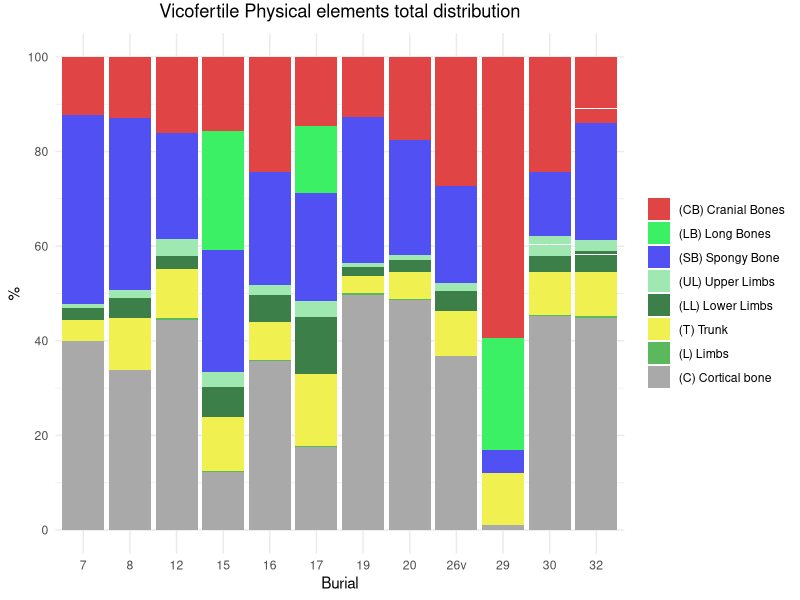
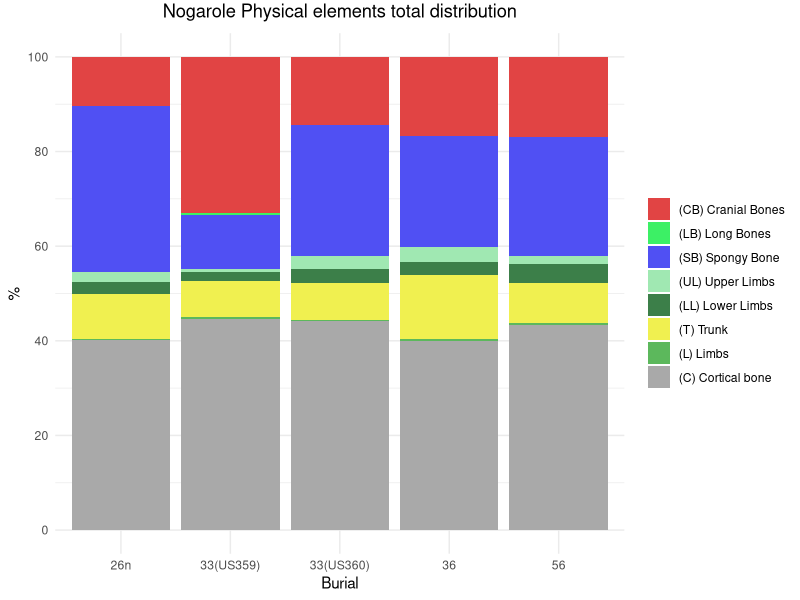
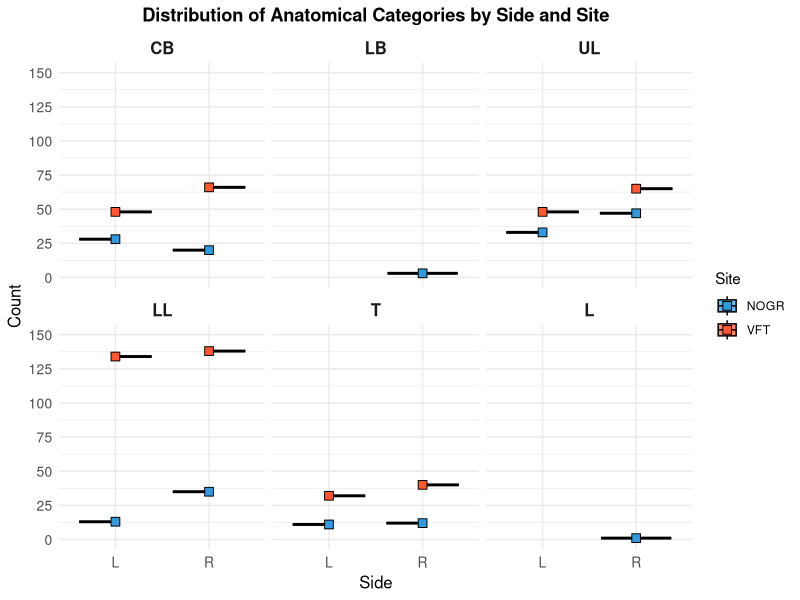
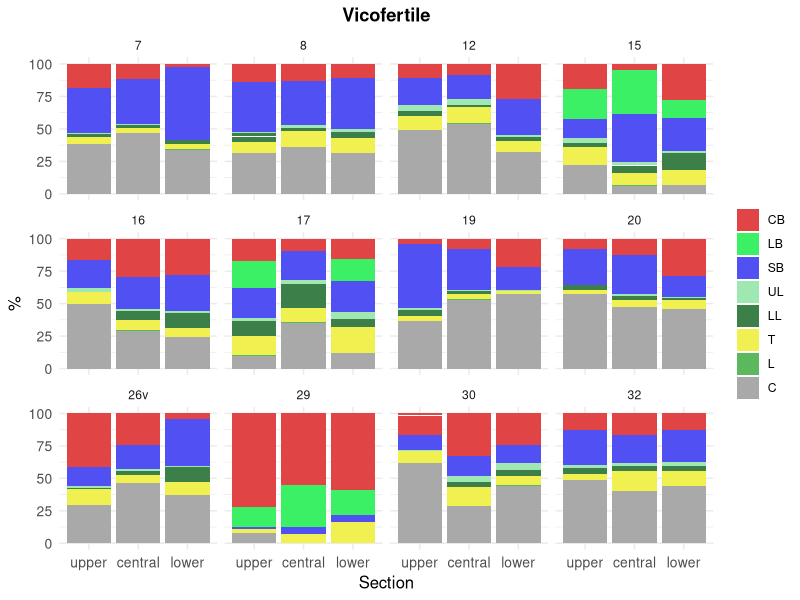
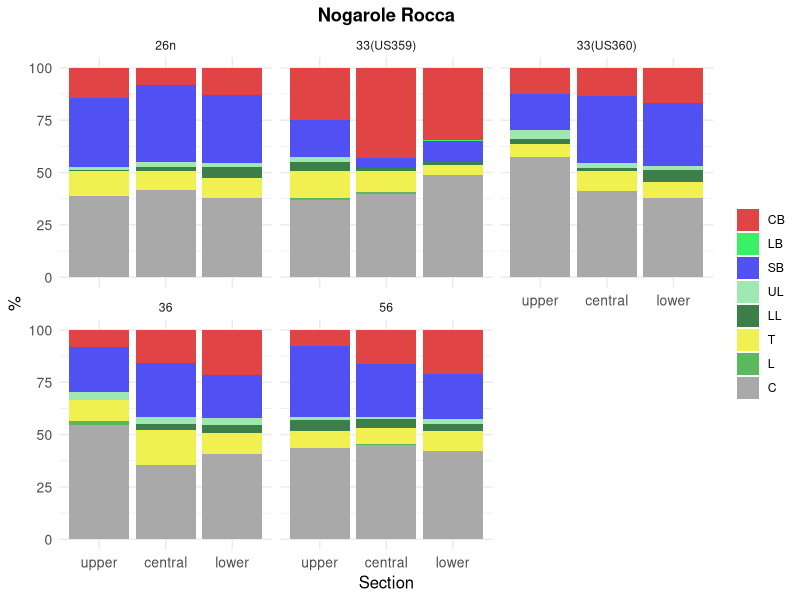
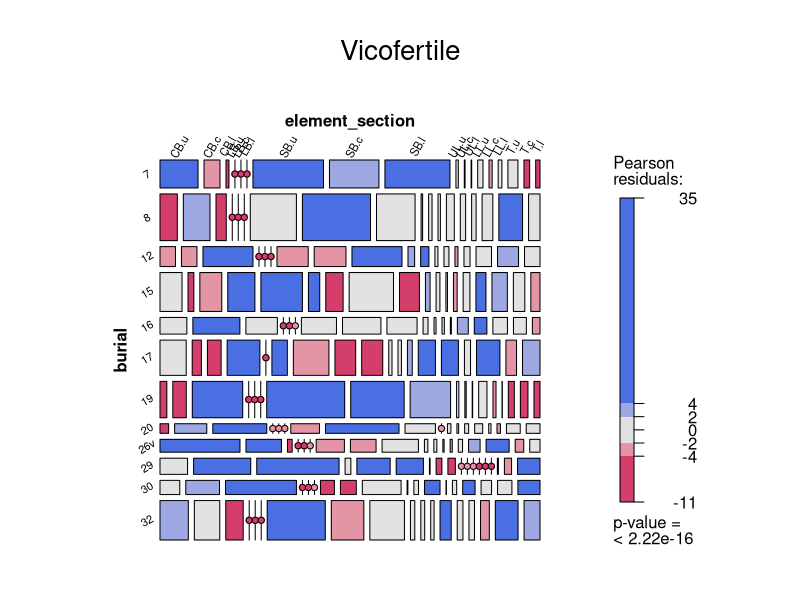
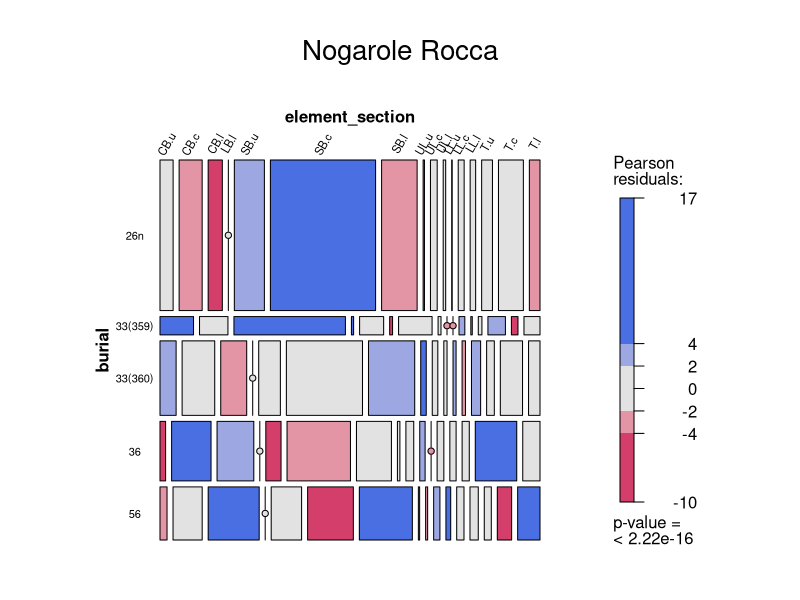
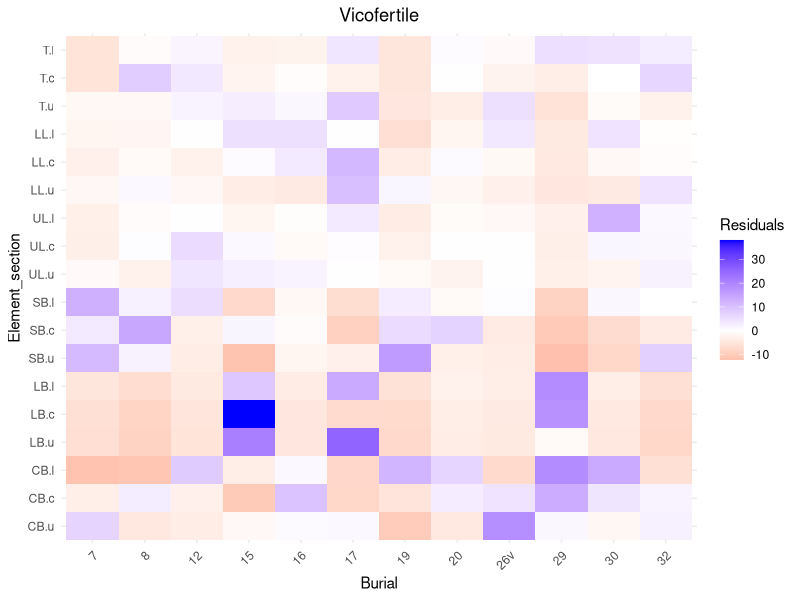

Here is the R script that generated these plots, in order:
#1. Load libraries and data ----
library(vcd)
library(tidyverse)
library(ggplot2)
library(here)
library(RColorBrewer)

phy_dataset <- read.csv(
  here("data", "Chapter 5","Database_Vicofertile_Nogarole.csv"),
  na.strings = c("", "NA", "N/A")
) #general data set 

phy_distribution <- read.csv(
  here("data", "Chapter 5","phy_distribution.csv"),
  na.strings = c("", "NA", "N/A")
) #subset of the general data set inly including information about the position of the remains in the urns 

#customised palette
physical_palette <- c("#e14444","#3cf065","#5050f3","#a0e8b2","#3c7f49","#f0f050","#5cb85c","darkgrey","lightgrey")
cb_palette <-c("#e14444","darkgrey","navyblue","#E0E0E0")
lb_palette <-c("#3cf065","darkgrey","navyblue","#E0E0E0")
sb_palette <-c("#5050f3","darkgrey","navyblue","#E0E0E0")
ul_palette <-c("#a0e8b2","darkgrey","navyblue","#E0E0E0")
ll_palette <-c("#3c7f49","darkgrey","navyblue","#E0E0E0")
t_palette <-c("#f0f050","darkgrey","navyblue","#E0E0E0")

#2. Transforming characters in factors ----
phy_dataset <- phy_dataset %>%
  mutate_if(is.character, as.factor) %>%
  mutate(element_1= factor(element_1, levels=c("CB","LB","SB","UL","LL","T","L","C","I")))%>%
  mutate(section = factor(section, levels = c("upper", "central", "lower")))

#3. Calculating percentages ----
phy_dataset <- phy_dataset %>%
  mutate(total_percentage = (total_element / total_urn) * 100)

phy_dataset <- phy_dataset%>%
  mutate(section_percentage = (total_element/total_section)*100)  

phy_dataset <- phy_dataset%>%
  mutate(half_A_B_percentage = (total_element/total_half_A_B)*100) 

phy_dataset <- phy_dataset%>%
  mutate(half_C_D_percentage = (total_element/total_half_C_D)*100)

#4. Plotting distribution of elements per urn by sites ----
#VICOFERTILE
jpeg(file = here("figures", "Chapter 5","Distribution_remains","Vicofertiele_Phy_Dist_Tot.jpeg"), #save as jpeg
     width = 700, height = 500)

ggplot(data = phy_dataset %>%
         filter(site=="VFT") %>%
         filter(burial %in% c("7", "8", "12", "15", "16", "17", "19", "20", "26v", "29", "30", "32")) %>%
         filter(!is.na(element_1)) %>%
         mutate(burial = factor(burial, levels = c("7", "8", "12", "15", "16", "17", "19", "20", "26v", "29", "30", "32"))),
       aes(x = burial, y = total_percentage, fill = element_1)) +
  geom_col() +
  ggtitle("Vicofertile Physical elements total distribution") +
  theme_minimal() +
  theme(plot.title = element_text(hjust = 0.5, vjust = 2)) +
  labs(x = "Burial", y = "%") +
  scale_fill_manual(name = NULL, 
                    values = physical_palette,
                    breaks = c("CB", "LB", "SB", "UL", "LL", "T", "L", "C", "I"),
                    labels = c("(CB) Cranial Bones", "(LB) Long Bones", "(SB) Spongy Bone", 
                               "(UL) Upper Limbs", "(LL) Lower Limbs", "(T) Trunk", "(L) Limbs", 
                               "(C) Cortical bone", "(I) Indeterminate")) +
  scale_y_continuous(breaks = seq(0, 100, by = 20)) +
  coord_cartesian(ylim = c(0, 100))
dev.off()

#NOGAROLE
jpeg(file = here("figures","Chapter 5","Distribution_remains", "Nogarole_Phy_Dist_Tot.jpeg"), #save as jpeg
     width = 700, height = 500)

ggplot(data = phy_dataset %>%
         filter(site=="NOGR") %>%
         filter(burial %in% c("26n", "33(US359)", "33(US360)", "36", "56")) %>%
         filter(!is.na(element_1)) %>%
         mutate(burial = factor(burial, levels = c("26n", "33(US359)", "33(US360)", "36", "56"))),
       aes(x = burial, y = total_percentage, fill = element_1)) +
  geom_col() +
  ggtitle("Nogarole Physical elements total distribution") +
  theme_minimal() +
  theme(plot.title = element_text(hjust = 0.5, vjust = 2)) +
  labs(x = "Burial", y = "%") +
  scale_fill_manual(name = NULL, 
                    values = physical_palette,
                    breaks = c("CB", "LB", "SB", "UL", "LL", "T", "L", "C", "I"),
                    labels = c("(CB) Cranial Bones", "(LB) Long Bones", "(SB) Spongy Bone", 
                               "(UL) Upper Limbs", "(LL) Lower Limbs", "(T) Trunk", "(L) Limbs", 
                               "(C) Cortical bone", "(I) Indeterminate")) +
  scale_y_continuous(breaks = seq(0, 100, by = 20)) +
  coord_cartesian(ylim = c(0, 100))
dev.off()

#5. Plotting anatomical categories by sides and sites ----
jpeg(file = here("figures", "Chapter 5","Distribution_remains","Elements_side_VFT_NOGR.jpeg"), #save as jpeg
     width = 600, height = 400)

ggplot(
  phy_dataset %>%
    filter(
      !is.na(side),
      !is.infinite(total_element),
      side != "I"
    ) %>%
    group_by(element_1, side, site) %>%
    summarise(
      summed_percentage = sum(total_element, na.rm = TRUE),
      .groups = "drop"
    ) %>%
    filter(summed_percentage > 0),
  aes(x = side, y = summed_percentage, fill = site)  
) +
  geom_boxplot(color = "black", alpha = 0.7, position = position_dodge(width = 0.8)) +  
  stat_summary(fun = median, geom = "point", aes(group = site), shape = 22, size = 3, color = "black") +
  facet_wrap(~element_1, scales = "fixed") +  
  scale_fill_manual(values = c("VFT" = "#FF5733", "NOGR" = "#3498DB")) + 
  scale_y_continuous(
    limits = c(0, 150),
    breaks = seq(0, 150, by = 25)
  ) +
  labs(
    title = "Distribution of Anatomical Categories by Side and Site",
    x = "Side",
    y = "Count",
    fill = "Site"  
  ) +
  theme_minimal() +
  theme(
    plot.title = element_text(hjust = 0.5, face = "bold"),
    axis.title.x = element_text(size = 12),
    axis.title.y = element_text(size = 12),
    axis.text.x = element_text(size = 10),
    axis.text.y = element_text(size = 10),
    legend.position = "right",
    strip.text = element_text(size = 12, face = "bold")
  )
dev.off()


#6. Plotting vertical distribution of elements by site ----
#VFT
jpeg(file = here("figures", "Chapter 5","Distribution_remains","Sections_total_VFT.jpeg"), #save as jpeg
     width = 700, height = 500)

  ggplot(phy_dataset %>% 
           filter(!is.na(element_1), site != "NOGR") %>%
           mutate(burial = factor(burial, levels = c("7", "8", "12", "15", "16", "17", "19", "20", "26v", "29", "30", "32"))),
         aes(x = section, y = section_percentage, fill = element_1)) +
  geom_bar(stat = "identity") +
  facet_wrap(~ burial) +
  theme_minimal() +
  scale_fill_manual(values = physical_palette) +
  labs(
    title = "Vicofertile",
    y = "%",
    x = "Section"
  ) +
  theme(
    plot.title = element_text(hjust = 0.5, face = "bold"),
    axis.title.x = element_text(size = 12),
    axis.title.y = element_text(size = 12),
    axis.text.x = element_text(size = 10),
    axis.text.y = element_text(size = 10)
  ) +
  guides(fill = guide_legend(title = NULL))
  dev.off()


#NOGR   
  jpeg(file = here("figures", "Chapter 5","Distribution_remains","Sections_total_NOGR.jpeg"), #save as jpeg
       width = 700, height = 500)
  
ggplot(phy_dataset %>% filter(!is.na(element_1), site != "VFT"), 
       aes(x = section, y = section_percentage, fill = element_1)) +
  geom_bar(stat = "identity") +
  facet_wrap(~ burial) +
  theme_minimal() +
  scale_fill_manual(values = physical_palette) +
  labs(
    title = "Nogarole Rocca",  
    y = "%",                
    x = "Section"           
  ) +
  theme(
    plot.title = element_text(hjust = 0.5, face = "bold"),  
    axis.title.x = element_text(size = 12),
    axis.title.y = element_text(size = 12),
    axis.text.x = element_text(size = 10),
    axis.text.y = element_text(size = 10)
  ) +
  guides(fill = guide_legend(title = NULL))  
dev.off()


#7. Mosaic Plot - Burial ~ element_section ----

#Organise data
v_phy_dist_merged <- phy_distribution %>%
  mutate(section_abbr = case_when(
    section == "upper" ~ "u",
    section == "central" ~ "c",
    section == "lower" ~ "l",
    TRUE ~ section  
  )) %>%
  mutate(element_section = factor(paste(element_1, section_abbr, sep = "."))) %>%
  dplyr::select(-section_abbr)  

#Replace some labels
v_phy_dist_merged <- v_phy_dist_merged %>%
  mutate(burial = gsub("\\(US359\\)", "(359)", burial),
         burial = gsub("\\(US360\\)", "(360)", burial))

#Order factors
v_phy_dist_merged <- v_phy_dist_merged %>%
  mutate(element_section = factor(element_section, levels = c(
    "CB.u", "CB.c", "CB.l", 
    "LB.u", "LB.c", "LB.l", 
    "SB.u", "SB.c", "SB.l", 
    "UL.u", "UL.c", "UL.l", 
    "LL.u", "LL.c", "LL.l", 
    "T.u", "T.c", "T.l"
  )))

# Convert 'burial' to a factor with specified order directly
v_phy_dist_merged$burial <- factor(v_phy_dist_merged$burial, 
                                   levels = c("7", "8", "12", "15", "16", "17", "19", "20", 
                                              "26v", "29", "30", "32", "26n", "33(359)", "33(360)", "36", "56"))


#Create subsets for VFT and NOGR
v_phy_dist_vft <- subset(v_phy_dist_merged, site == "VFT")
v_phy_dist_nogr <- subset(v_phy_dist_merged, site == "NOGR")

#Order the 'burial' variable in the desired order for each subset
#VFT subset
v_phy_dist_vft$burial <- factor(v_phy_dist_vft$burial, 
                                levels = c("7", "8", "12", "15", "16", "17", "19", "20", 
                                           "26v", "29", "30", "32"))

v_phy_dist_vft <- v_phy_dist_vft %>%
  mutate(element_section = factor(element_section, levels = c(
    "CB.u", "CB.c", "CB.l", 
    "LB.u", "LB.c", "LB.l", 
    "SB.u", "SB.c", "SB.l", 
    "UL.u", "UL.c", "UL.l", 
    "LL.u", "LL.c", "LL.l", 
    "T.u", "T.c", "T.l"
  )))

#NOGR subset
v_phy_dist_nogr$burial <- factor(v_phy_dist_nogr$burial, 
                                 levels = c( "26n", "33(359)", "33(360)", "36", "56"))

v_phy_dist_nogr <- v_phy_dist_nogr %>%
  mutate(element_section = factor(element_section, levels = c(
    "CB.u", "CB.c", "CB.l", 
    "LB.u", "LB.c", "LB.l", 
    "SB.u", "SB.c", "SB.l", 
    "UL.u", "UL.c", "UL.l", 
    "LL.u", "LL.c", "LL.l", 
    "T.u", "T.c", "T.l"
  )))%>% 
  filter(!element_section %in% c("LB.u", "LB.c")) %>%
  droplevels()


#Create the mosaic plot for VFT
jpeg(file = here("figures", "Chapter 5","Distribution_remains","elements_vertical_VFT.jpeg"), #save as jpeg
     width = 700, height = 500)

vcd::mosaic(~burial + element_section, 
            data = v_phy_dist_vft, 
            shade = TRUE,
            main = "Vicofertile",
            labeling_args = list(
              rot_labels = c(60, 30),  
              gp_labels = gpar(fontsize = 8)
            ))
dev.off()


#Create the mosaic plot for NOGR
jpeg(file = here("figures", "Chapter 5","Distribution_remains","elements_vertical_NOGR.jpeg"), #save as jpeg
     width = 700, height = 500)

vcd::mosaic(~burial + element_section, 
            data = v_phy_dist_nogr, 
            shade = TRUE,
            main = "Nogarole Rocca",
            labeling_args = list(
              offset_labels = c(0.2, 0.9),  
              rot_labels = c(60, 0),  
              gp_labels = gpar(fontsize = 8)
            ))
dev.off()

#Convert data frame to contingency table for Chi-Square extraction
v_phy_table_vft <- table(v_phy_dist_vft$burial, v_phy_dist_vft$element_section)
v_phy_table_nogr <- table(v_phy_dist_nogr$burial, v_phy_dist_nogr$element_section)

#Perform chi-square test
v_chi_res_nogr <- chisq.test(v_phy_table_nogr, simulate.p.value = TRUE, B = 10000) 
v_chi_res_vft <- chisq.test(v_phy_table_vft, simulate.p.value = TRUE, B = 10000) 

#Extract standardized Pearson residuals
v_residuals_df_vft <- as.data.frame(v_chi_res_vft$stdres)  
v_residuals_df_nogr <- as.data.frame(v_chi_res_nogr$stdres)  

#Heatmap of extracted residuals
#VFT
jpeg(file = here("figures", "Chapter 5","Distribution_remains","element_vertical_VFT_heat.jpeg"), #save as jpeg
     width = 500, height = 400)

ggplot(v_residuals_df_vft, aes(x = Var1, y = Var2, fill = Freq)) +
  geom_tile() +
  scale_fill_gradient2(low = "red", mid = "white", high = "blue") +
  labs(
    title = "Vicofertile",
    x = "Burial",
    y = "Element_section",
    fill = "Residuals"
  ) +
  theme_minimal() +
  theme(
    axis.text.x = element_text(angle = 45, hjust = 1),
    plot.title = element_text(hjust = 0.5)  
  )
dev.off()

#heatmap of extracted residuals
jpeg(file = here("figures", "Chapter 5","Distribution_remains","element_vertical_NOGR_heat.jpeg"), #save as jpeg
     width = 500, height = 400)

ggplot(v_residuals_df_nogr, aes(x = Var1, y = Var2, fill = Freq)) +
  geom_tile() +
  scale_fill_gradient2(low = "red", mid = "white", high = "blue") +
  labs(title = "Nogarole Rocca",
       x = "Burial",
       y = "Element_section",
       fill = "Residuals") +
  theme_minimal() +
  theme(
    axis.text.x = element_text(angle = 45, hjust = 1),
    plot.title = element_text(hjust = 0.5)  # Center the title
  )
dev.off()

#8. Plotting horizontal distribution of elements by site - Half A/B ----
#VFT
jpeg(file = here("figures", "Chapter 5","Distribution_remains","Elements_halfAB_VFT.jpeg"), #save as jpeg
     width = 500, height = 400)

ggplot(
  phy_dataset %>%
    filter(
      !is.na(half_A_B),
      !is.na(half_A_B_percentage),
      site != "NOGR"
    ) %>%
    mutate(burial = factor(burial, levels = c("7", "8", "12", "15", "16", "17", "19", "20", "26v", "29", "30", "32"))),
  aes(x = half_A_B, y = half_A_B_percentage, fill = element_1)
) +
  geom_bar(stat = "identity") +
  facet_wrap(~ burial) +
  theme_minimal() +
  scale_fill_manual(values = physical_palette) +
  labs(
    title = "Vicofertile",
    y = "%",
    x = "Half"
  ) +
  theme(
    plot.title = element_text(hjust = 0.5, face = "bold"),
    axis.title.x = element_text(size = 12),
    axis.title.y = element_text(size = 12),
    axis.text.x = element_text(size = 10),
    axis.text.y = element_text(size = 10)
  ) +
  guides(fill = guide_legend(title = NULL))
dev.off()

#NOGR
jpeg(file = here("figures","Chapter 5", "Distribution_remains","Elements_halfAB_NOGR.jpeg"), #save as jpeg
     width = 500, height = 400)

ggplot(
  phy_dataset %>%
    filter(
      !is.na(half_A_B),
      !is.na(half_A_B_percentage),
      site != "VFT"
    ),
  aes(x = half_A_B, y = half_A_B_percentage, fill = element_1)
) +
  geom_bar(stat = "identity") +
  facet_wrap(~ burial) +
  theme_minimal() +
  scale_fill_manual(values = physical_palette) +
  labs(
    title = "Nogarole Rocca",
    y = "%",
    x = "Half"
  ) +
  theme(
    plot.title = element_text(hjust = 0.5, face = "bold"),
    axis.title.x = element_text(size = 12),
    axis.title.y = element_text(size = 12),
    axis.text.x = element_text(size = 10),
    axis.text.y = element_text(size = 10)
  ) +
  guides(fill = guide_legend(title = NULL))
dev.off()

#9. Plotting horizontal distribution of elements by site - Half C/D ----
# VFT
jpeg(file = here("figures", "Chapter 5","Distribution_remains","Elements_halfCD_VFT.jpeg"), #save as jpeg
     width = 500, height = 400)

ggplot(
  phy_dataset %>%
    filter(
      !is.na(half_C_D),
      !is.na(half_C_D_percentage),
      site != "NOGR"
    ) %>%
    mutate(burial = factor(burial, levels = c("7", "8", "12", "15", "16", "17", "19", "20", "26v", "29", "30", "32"))),
  aes(x = half_C_D, y = half_C_D_percentage, fill = element_1)
) +
  geom_bar(stat = "identity") +
  facet_wrap(~ burial) +
  theme_minimal() +
  scale_fill_manual(values = physical_palette) +
  labs(
    title = "Vicofertile",
    y = "%",
    x = "Half"
  ) +
  theme(
    plot.title = element_text(hjust = 0.5, face = "bold"),
    axis.title.x = element_text(size = 12),
    axis.title.y = element_text(size = 12),
    axis.text.x = element_text(size = 10),
    axis.text.y = element_text(size = 10)
  ) +
  guides(fill = guide_legend(title = NULL))
dev.off()

#NOGR
jpeg(file = here("figures", "Chapter 5","Distribution_remains","Elements_halfCD_NOGR.jpeg"), #save as jpeg
     width = 500, height = 400)

ggplot(
  phy_dataset %>%
    filter(
      !is.na(half_C_D),
      !is.na(half_C_D_percentage),
      site != "VFT"
    ),
  aes(x = half_C_D, y = half_C_D_percentage, fill = element_1)
) +
  geom_bar(stat = "identity") +
  facet_wrap(~ burial) +
  theme_minimal() +
  scale_fill_manual(values = physical_palette) +
  labs(
    title = "Nogarole Rocca",
    y = "%",
    x = "Half"
  ) +
  theme(
    plot.title = element_text(hjust = 0.5, face = "bold"),
    axis.title.x = element_text(size = 12),
    axis.title.y = element_text(size = 12),
    axis.text.x = element_text(size = 10),
    axis.text.y = element_text(size = 10)
  ) +
  guides(fill = guide_legend(title = NULL))
dev.off()


#10. Mosaic Plot - Burial ~ element_section (HALF A/B) ----
#remove NA
h_phy_dist_merged <- v_phy_dist_merged %>%
  filter(!is.na(half_A_B) & !is.na(half_C_D))

#mix element_1 and halves-ha/b
h_phy_dist_merged <- h_phy_dist_merged %>%
  mutate(section_abbr = case_when(
    half_A_B == "half_A" ~ "ha",
    half_A_B == "half_B" ~ "hb",
    TRUE ~ half_A_B  
  )) %>%
  mutate(element_section = factor(paste(element_1, section_abbr, sep = "."))) %>%
  dplyr::select(-section_abbr)  

#Create subsets for VFT and NOGR
hab_phy_dist_vft <- subset(h_phy_dist_merged, site == "VFT")
hab_phy_dist_nogr <- subset(h_phy_dist_merged, site == "NOGR")

#Order the 'burial' variable in the desired order for each subset
# VFT subset
hab_phy_dist_vft$burial <- factor(hab_phy_dist_vft$burial, 
                                  levels = c("7", "8", "12", "15", "16", "17", "19", "20", 
                                             "26v", "29", "30", "32"))

hab_phy_dist_vft <- hab_phy_dist_vft %>%
  mutate(element_section = factor(element_section, levels = c(
    "CB.ha", "CB.hb",
    "LB.ha", "LB.hb",  
    "SB.ha", "SB.hb",  
    "UL.ha", "UL.hb", 
    "LL.ha", "LL.hb", 
    "T.ha", "T.hb"
  )))
# NOGR subset
hab_phy_dist_nogr$burial <- factor(hab_phy_dist_nogr$burial, 
                                   levels = c( "26n", "33(359)", "33(360)", "36", "56"))

hab_phy_dist_nogr <- hab_phy_dist_nogr %>%
  mutate(element_section = factor(element_section, levels = c(
    "CB.ha", "CB.hb",
    "LB.ha", "LB.hb",  
    "SB.ha", "SB.hb",  
    "UL.ha", "UL.hb", 
    "LL.ha", "LL.hb", 
    "T.ha", "T.hb"
  )))%>% 
  filter(!element_section %in% c("LB.ha")) %>%
  droplevels()


#Create the mosaic plot for VFT
jpeg(file = here("figures", "Chapter 5","Distribution_remains","elements_halfAB_VFT_mos.jpeg"), #save as jpeg
     width = 500, height = 400)

vcd::mosaic(~burial + element_section, 
            data = hab_phy_dist_vft, 
            shade = TRUE,
            main= "Vicofertile",
            labeling_args = list(
              rot_labels = c(60, 30),  
              gp_labels = gpar(fontsize = 8)
            ))
dev.off()


#Create the mosaic plot for NOGR
jpeg(file = here("figures", "Chapter 5","Distribution_remains","elements_halfAB_NOGR_mos.jpeg"), #save as jpeg
     width = 500, height = 400)

vcd::mosaic(~burial + element_section, 
            data = hab_phy_dist_nogr, 
            shade = TRUE,
            main = "Nogarole Rocca",
            labeling_args = list(
              rot_labels = c(60, 30),  
              gp_labels = gpar(fontsize = 8)
            ))
dev.off()

#11. Mosaic Plot - Burial ~ element_section (HALF C/D) ----
#remove NA
h_phy_dist_merged <- v_phy_dist_merged %>%
  filter(!is.na(half_A_B) & !is.na(half_C_D))

#mix element_1 and halves-hc/d
h_phy_dist_merged <- h_phy_dist_merged %>%
  mutate(section_abbr = case_when(
    half_C_D == "half_C" ~ "hc",
    half_C_D == "half_D" ~ "hd",
    TRUE ~ half_C_D  
  )) %>%
  mutate(element_section = factor(paste(element_1, section_abbr, sep = "."))) %>%
  dplyr::select(-section_abbr)  

#Create subsets for VFT and NOGR
hcd_phy_dist_vft <- subset(h_phy_dist_merged, site == "VFT")
hcd_phy_dist_nogr <- subset(h_phy_dist_merged, site == "NOGR")

#Order the 'burial' variable in the desired order for each subset
# VFT subset
hcd_phy_dist_vft$burial <- factor(hcd_phy_dist_vft$burial, 
                                  levels = c("7", "8", "12", "15", "16", "17", "19", "20", 
                                             "26v", "29", "30", "32"))

hcd_phy_dist_vft <- hcd_phy_dist_vft %>%
  mutate(element_section = factor(element_section, levels = c(
    "CB.hc", "CB.hd",
    "LB.hc", "LB.hd",  
    "SB.hc", "SB.hd",  
    "UL.hc", "UL.hd", 
    "LL.hc", "LL.hd", 
    "T.hc", "T.hd"
  )))


# NOGR subset
hcd_phy_dist_nogr$burial <- factor(hcd_phy_dist_nogr$burial, 
                                   levels = c( "26n", "33(359)", "33(360)", "36", "56"))

hcd_phy_dist_nogr <- hcd_phy_dist_nogr %>%
  mutate(element_section = factor(element_section, levels = c(
    "CB.hc", "CB.hd",
    "LB.hc", "LB.hd",  
    "SB.hc", "SB.hd",  
    "UL.hc", "UL.hd", 
    "LL.hc", "LL.hd", 
    "T.hc", "T.hd"
  )))%>% 
  filter(!element_section %in% c("LB.hd")) %>%
  droplevels()

#Create the mosaic plot for VFT
jpeg(file = here("figures", "Chapter 5","Distribution_remains","elements_halfCD_VFT_mos.jpeg"), #save as jpeg
     width = 500, height = 400)

vcd::mosaic(~burial + element_section, 
            data = hcd_phy_dist_vft, 
            shade = TRUE,
            main = "Vicofertile",
            labeling_args = list(
              rot_labels = c(60, 30),  
              gp_labels = gpar(fontsize = 8)
            ))
dev.off()

#Create the mosaic plot for NOGR
jpeg(file = here("figures", "Chapter 5","Distribution_remains","elements_halfCD_NOGR_mos.jpeg"), #save as jpeg
     width = 500, height = 400)

vcd::mosaic(~burial + element_section, 
            data = hcd_phy_dist_nogr, 
            shade = TRUE,
            main = "Nogarole Rocca",
            labeling_args = list(
              rot_labels = c(60, 30),  
              gp_labels = gpar(fontsize = 8)
            ))
dev.off()